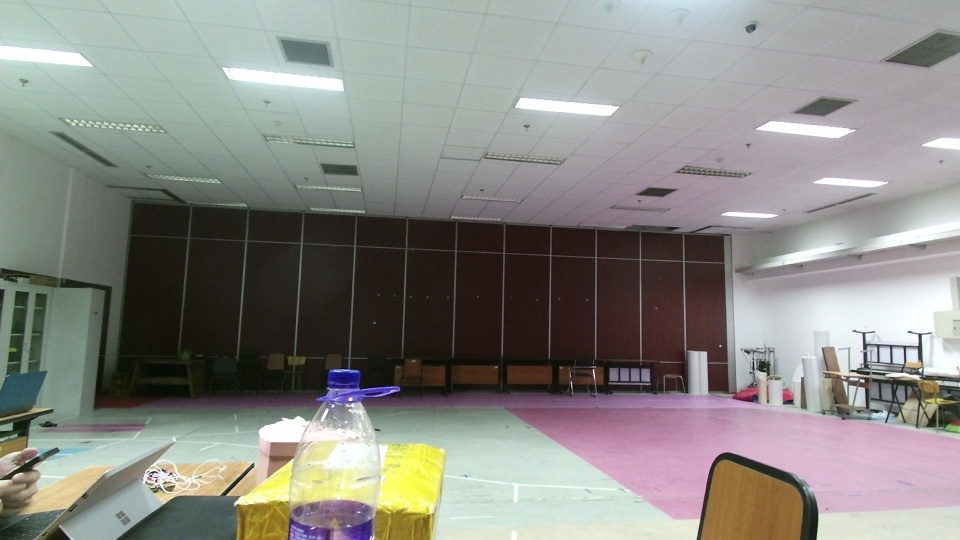
#> input picture modules/line_detector/include/line_detector/img/0.jpeg, 960 x 540 px
$ python line_detector.py   (older library calls are emulated)
#> lines starting #> are read from the running program, lines starting #| are printed output that depends on the picture; after the words box and inside, x2 and y2 are one past the last pixel; in counts of white or black regions, pixels touching at a corner belong together
import numpy as np
import cv2
from matplotlib import pyplot as plt

class LineDetector():
    def __init__(self):
        # Images to be processed
        self.bgr = np.empty(0)
        self.hsv = np.empty(0)
        self.edges = np.empty(0)

        # Color value range in HSV space: default
        self.hsv_white1 = np.array([0, 0, 150])
        self.hsv_white2 = np.array([180, 60, 255])
        self.hsv_yellow1 = np.array([25, 140, 100])
        self.hsv_yellow2 = np.array([45, 255, 255])
        self.hsv_red1 = np.array([0, 140, 100])
        self.hsv_red2 = np.array([15, 255, 255])
        self.hsv_red3 = np.array([165, 140, 100])
        self.hsv_red4 = np.array([180, 255, 255])

        # Parameters for dilation, Canny, and etc: default
        self.dilation_kernel_size = 3
        self.canny_thresholds = [80,200]
        self.hough_threshold  = 20
        self.hough_min_line_length = 3
        self.hough_max_line_gap = 1
        self.max_color_dist=150
        self.coeff_yellow=1.25
        self.coeff_white=0.75
        self.sobel_threshold = 40.

    def _colorFilter(self, color):
        # threshold colors in HSV space
        if color == 'white':
            bw = cv2.inRange(self.hsv, self.hsv_white1, self.hsv_white2)
        elif color == 'yellow':
            bw = cv2.inRange(self.hsv, self.hsv_yellow1, self.hsv_yellow2)
        elif color == 'red':
            bw1 = cv2.inRange(self.hsv, self.hsv_red1, self.hsv_red2)
            bw2 = cv2.inRange(self.hsv, self.hsv_red3, self.hsv_red4)
            bw = cv2.bitwise_or(bw1, bw2)
        else:
            raise Exception('Error: Undefined color strings...')

        # binary dilation
        kernel = cv2.getStructuringElement(cv2.MORPH_ELLIPSE,(self.dilation_kernel_size, self.dilation_kernel_size))

        # refine edge for certain color
        edge_color = cv2.bitwise_and(cv2.dilate(bw, kernel), self.edges)

        return bw, edge_color

    def _lineFilter(self, bw, edge_color):
        # find gradient of the bw image
        grad_x = -cv2.Sobel(bw/255, cv2.CV_32F, 1, 0, ksize=5)
        grad_y = -cv2.Sobel(bw/255, cv2.CV_32F, 0, 1, ksize=5)
        grad_x *= (edge_color == 255)
        grad_y *= (edge_color == 255)

        # compute gradient and thresholding
        grad = np.sqrt(grad_x**2 + grad_y**2)
        roi = (grad>self.sobel_threshold)

        #print np.unique(grad)
        #print np.sum(roi)

        # turn into a list of points and normals
        roi_y, roi_x = np.nonzero(roi)
        centers = np.vstack((roi_x, roi_y)).transpose()
        normals = np.vstack((grad_x[roi], grad_y[roi])).transpose()
        normals /= np.sqrt(np.sum(normals**2, axis=1, keepdims=True))

        lines = self._synthesizeLines(centers, normals)

        return lines, normals, centers

    def _correctPixelOrdering(self, lines, normals):
        flag = ((lines[:,2]-lines[:,0])*normals[:,1] - (lines[:,3]-lines[:,1])*normals[:,0])>0
        for i in range(len(lines)):
            if flag[i]:
                x1,y1,x2,y2 = lines[i, :]
                lines[i, :] = [x2,y2,x1,y1]

    def _findNormal(self, bw, lines):
        normals = []
        centers = []
        if len(lines)>0:
            length = np.sum((lines[:, 0:2] -lines[:, 2:4])**2, axis=1, keepdims=True)**0.5
            dx = 1.* (lines[:,3:4]-lines[:,1:2])/length
            dy = 1.* (lines[:,0:1]-lines[:,2:3])/length

            centers = np.hstack([(lines[:,0:1]+lines[:,2:3])/2, (lines[:,1:2]+lines[:,3:4])/2])
            x3 = (centers[:,0:1] - 3.*dx).astype('int')
            y3 = (centers[:,1:2] - 3.*dy).astype('int')
            x4 = (centers[:,0:1] + 3.*dx).astype('int')
            y4 = (centers[:,1:2] + 3.*dy).astype('int')
            x3 = self._checkBounds(x3, bw.shape[1])
            y3 = self._checkBounds(y3, bw.shape[0])
            x4 = self._checkBounds(x4, bw.shape[1])
            y4 = self._checkBounds(y4, bw.shape[0])
            flag_signs = (np.logical_and(bw[y3,x3]>0, bw[y4,x4]==0)).astype('int')*2-1
            normals = np.hstack([dx, dy]) * flag_signs

            """ # Old code with lists and loop, performs 4x slower
            for cnt,line in enumerate(lines):
                x1,y1,x2,y2 = line
                dx = 1.*(y2-y1)/((x1-x2)**2+(y1-y2)**2)**0.5
                dy = 1.*(x1-x2)/((x1-x2)**2+(y1-y2)**2)**0.5
                x3 = int((x1+x2)/2. - 3.*dx)
                y3 = int((y1+y2)/2. - 3.*dy)
                x4 = int((x1+x2)/2. + 3.*dx)
                y4 = int((y1+y2)/2. + 3.*dy)
                x3 = self._checkBounds(x3, bw.shape[1])
                y3 = self._checkBounds(y3, bw.shape[0])
                x4 = self._checkBounds(x4, bw.shape[1])
                y4 = self._checkBounds(y4, bw.shape[0])
                if bw[y3,x3]>0 and bw[y4,x4]==0:
                    normals[cnt,:] = [dx, dy]
                else:
                    normals[cnt,:] = [-dx, -dy]
            """
            self._correctPixelOrdering(lines, normals)
        return centers, normals

    def _findEdge(self, gray):
        edges = cv2.Canny(gray, self.canny_thresholds[0], self.canny_thresholds[1], apertureSize = 3)
        return edges

    def _HoughLine(self, edge):
        lines = cv2.HoughLinesP(edge, 1, np.pi/180, self.hough_threshold, np.empty(1), self.hough_min_line_length, self.hough_max_line_gap)
        if lines is not None:
            lines = np.array(lines[0])
        else:
            lines = []
        return lines

    def _checkBounds(self, val, bound):
        val[val<0]=0
        val[val>=bound]=bound-1
        return val

    def _synthesizeLines(self, centers, normals):
        lines = []
        if len(centers)>0:
            x1 = (centers[:,0:1] + normals[:, 1:2] * 6.).astype('int')
            y1 = (centers[:,1:2] - normals[:, 0:1] * 6.).astype('int')
            x2 = (centers[:,0:1] - normals[:, 1:2] * 6.).astype('int')
            y2 = (centers[:,1:2] + normals[:, 0:1] * 6.).astype('int')
            x1 = self._checkBounds(x1, self.bgr.shape[1])
            y1 = self._checkBounds(y1, self.bgr.shape[0])
            x2 = self._checkBounds(x2, self.bgr.shape[1])
            y2 = self._checkBounds(y2, self.bgr.shape[0])
            lines = np.hstack([x1, y1, x2, y2])
        return lines

    def detectLines(self, color):
        bw, edge_color = self._colorFilter(color)
        lines = self._HoughLine(edge_color)
        #lines, normals, centers = self._lineFilter(bw, edge_color)
        #return Detections(lines=lines, normals=normals, area=bw, centers=centers)

        centers, normals = self._findNormal(bw, lines)
        return lines, normals, centers, bw


    def setImage(self, bgr):
        self.bgr = np.copy(bgr)
        self.hsv = cv2.cvtColor(bgr, cv2.COLOR_BGR2HSV)
        self.edges = self._findEdge(self.bgr)

    def getImage(self):
        return self.bgr

    def drawLines(self, lines, paint):
        if len(lines)>0:
            for x1,y1,x2,y2 in lines:
                cv2.line(self.bgr, (x1,y1), (x2,y2), paint, 2)
                cv2.circle(self.bgr, (x1,y1), 2, (0,255,0))
                cv2.circle(self.bgr, (x2,y2), 2, (0,0,255))

    def drawNormals(self, centers, normals, paint):
        if len(centers)>0:
            for x,y,dx,dy in np.hstack((centers,normals)):
                x3 = int(x - 2.*dx)
                y3 = int(y - 2.*dy)
                x4 = int(x + 2.*dx)
                y4 = int(y + 2.*dy)
                cv2.line(self.bgr, (x3,y3), (x4,y4), paint, 1)
                cv2.circle(self.bgr, (x3,y3), 1, (0,255,0))
                cv2.circle(self.bgr, (x4,y4), 1, (0,0,255))

def _main():
    img = cv2.imread('./img/0.jpeg')
#> img is the input picture: shape (540, 960, 3); mean B, G, R 132.9, 138.1, 138.1
    d = LineDetector()
    d.setImage(img)
#> in setImage, `self.hsv = cv2.cvtColor(bgr, cv2.COLOR_BGR2HSV)`: self.hsv: shape (540, 960, 3); mean H, S, V 75.9, 44.5, 145.4
#> in _findEdge, `edges = cv2.Canny(gray, self.canny_thresholds[0], self.canny_threshold..`:
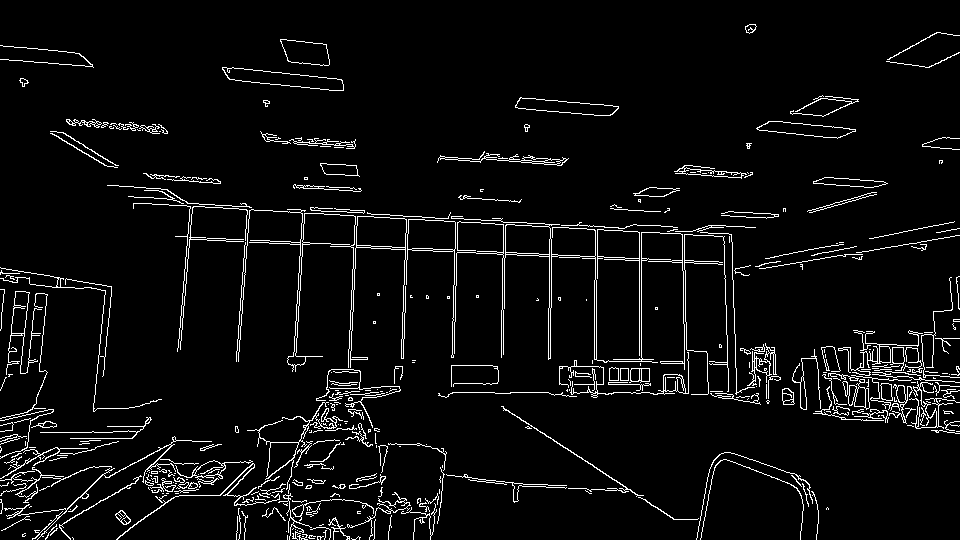
#> edges: shape (540, 960); 4.9% white in thin lines or dots
    lines_white, normals_white, centers_white, area_white = d.detectLines('white')
#> in _colorFilter, `bw = cv2.inRange(self.hsv, self.hsv_white1, self.hsv_white2)`:
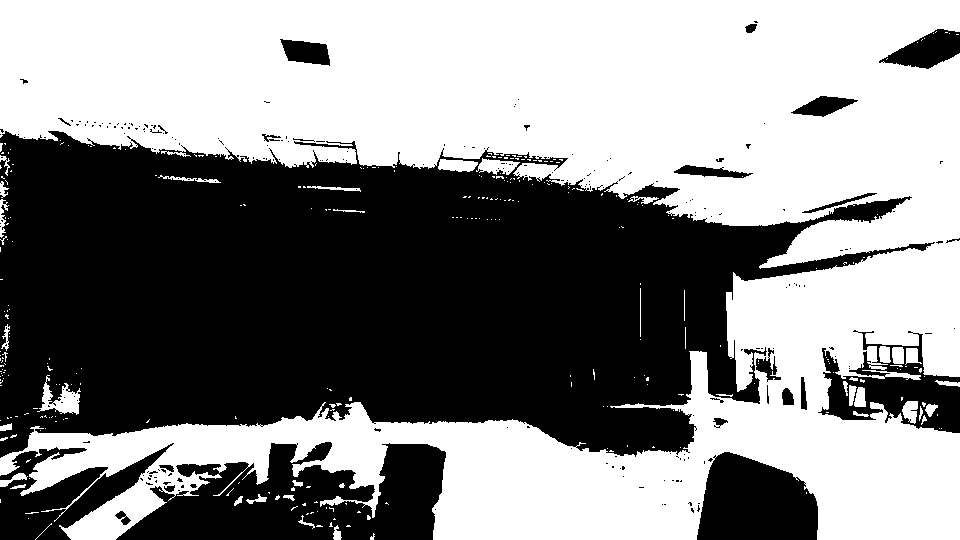
#> bw: shape (540, 960); 53.3% white; 226 black regions (199 under 20 px), largest, box (x1, y1, x2, y2) and area: (0, 131, 935, 458) 193811, (116, 442, 446, 540) 20596, (697, 452, 818, 540) 8349
#> in _colorFilter, `edge_color = cv2.bitwise_and(cv2.dilate(bw, kernel), self.edges)`:
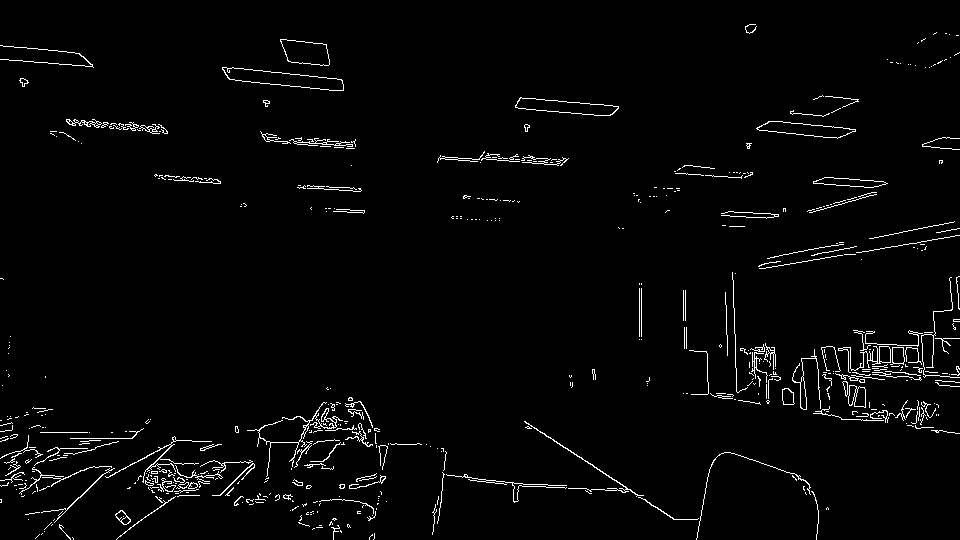
#> edge_color: shape (540, 960); 2.4% white in thin lines or dots
#> in _HoughLine, `lines = cv2.HoughLinesP(edge, 1, np.pi/180, self.hough_threshold, np.e..`: lines = 851 rows, first 6: [326, 144, 335, 144], [525, 422, 550, 438], [523, 484, 547, 484], [132, 130, 135, 130], [686, 174, 694, 174], [752, 366, 756, 365]
#> in _HoughLine, `lines = np.array(lines[0])`: lines = [[326, 144, 335, 144]]
#> in _findNormal, `length = np.sum((lines[:, 0:2] -lines[:, 2:4])**2, axis=1, keepdims=Tr..`: length = [9]
#> in _findNormal, `dx = 1.* (lines[:,3:4]-lines[:,1:2])/length`: dx = [0]
#> in _findNormal, `dy = 1.* (lines[:,0:1]-lines[:,2:3])/length`: dy = [-1]
#> in _findNormal, `centers = np.hstack([(lines[:,0:1]+lines[:,2:3])/2, (lines[:,1:2]+line..`: centers = [[330.5, 144]]
#> in _findNormal, `x3 = (centers[:,0:1] - 3.*dx).astype('int')`: x3 = [330]
#> in _findNormal, `y3 = (centers[:,1:2] - 3.*dy).astype('int')`: y3 = [147]
#> in _findNormal, `x4 = (centers[:,0:1] + 3.*dx).astype('int')`: x4 = [330]
#> in _findNormal, `y4 = (centers[:,1:2] + 3.*dy).astype('int')`: y4 = [141]
#> in _findNormal, `flag_signs = (np.logical_and(bw[y3,x3]>0, bw[y4,x4]==0)).astype('int')..`: flag_signs = [-1]
#> in _findNormal, `normals = np.hstack([dx, dy]) * flag_signs`: normals = [[0, 1]]
#> in _correctPixelOrdering, `flag = ((lines[:,2]-lines[:,0])*normals[:,1] - (lines[:,3]-lines[:,1])..`: flag = [True]
#> the loop in _correctPixelOrdering, `for i in range(len(lines)):` made 1 pass
#> after the loop in _correctPixelOrdering, `for i in range(len(lines)):`: lines = [[335, 144, 326, 144]]
#> in detectLines, `centers, normals = self._findNormal(bw, lines)`: centers = [[330.5, 144]]; normals = [[0, 1]]
#> lines_white = [[335, 144, 326, 144]]; normals_white = [[0, 1]]; centers_white = [[330.5, 144]]
    d.drawLines(lines_white, (0,255,0))
#> the loop in drawLines, `for x1,y1,x2,y2 in lines:` made 1 pass
#> after the loop in drawLines, `for x1,y1,x2,y2 in lines:`: self.bgr: shape (540, 960, 3); 0.01% of pixels changed, all inside (x1, y1, x2, y2) = (324, 142, 338, 147)
    d.drawNormals(centers_white, normals_white, (255, 0, 0))
#> the loop in drawNormals, `for x,y,dx,dy in np.hstack((centers,normals)):` made 1 pass
#> (x, y, dx, dy, x3, y3, x4, y4) on pass 1: (330.5, 144, 0, 1, 330, 142, 330, 146)
#> after the loop in drawNormals, `for x,y,dx,dy in np.hstack((centers,normals)):`: self.bgr: shape (540, 960, 3); mean B, G, R 132.9, 138.1, 138.1
    img1 = d.getImage()
    #while(1):
    #    cv2.imshow('img',np.array(img1))
    #plt.gray()
    plt.imshow(img1)
    plt.show()
    #print edge_color
if __name__ == '__main__':
    _main()

$ run again, with modules/line_detector/include/line_detector/img/2.jpeg copied over modules/line_detector/include/line_detector/img/0.jpeg
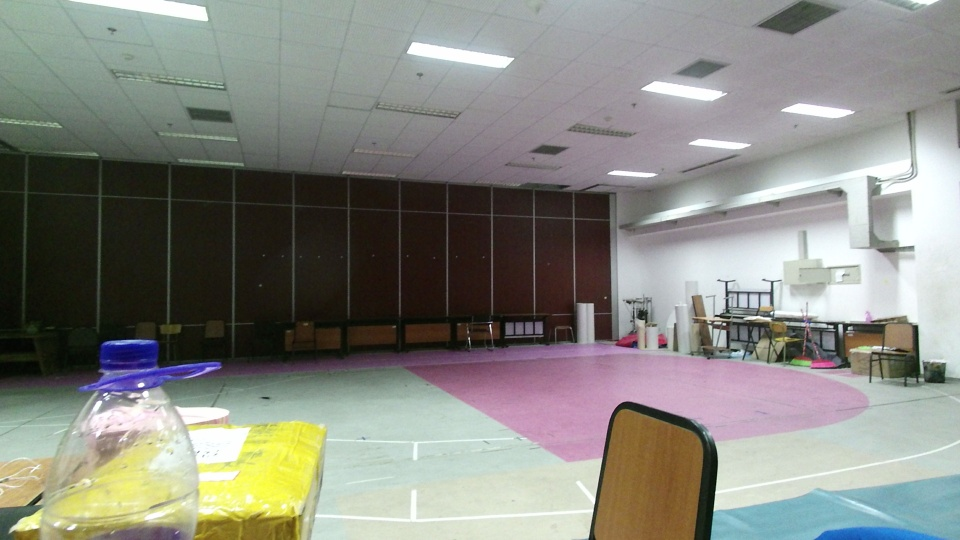
#> input picture modules/line_detector/include/line_detector/img/2.jpeg, 960 x 540 px
#> in _main, img is the input picture: shape (540, 960, 3); mean B, G, R 128.7, 135.8, 134.9
#> self.hsv: shape (540, 960, 3); mean H, S, V 73, 51.5, 142.8
#> in _findEdge, `edges = cv2.Canny(gray, self.canny_thresholds[0], self.canny_threshold..`:
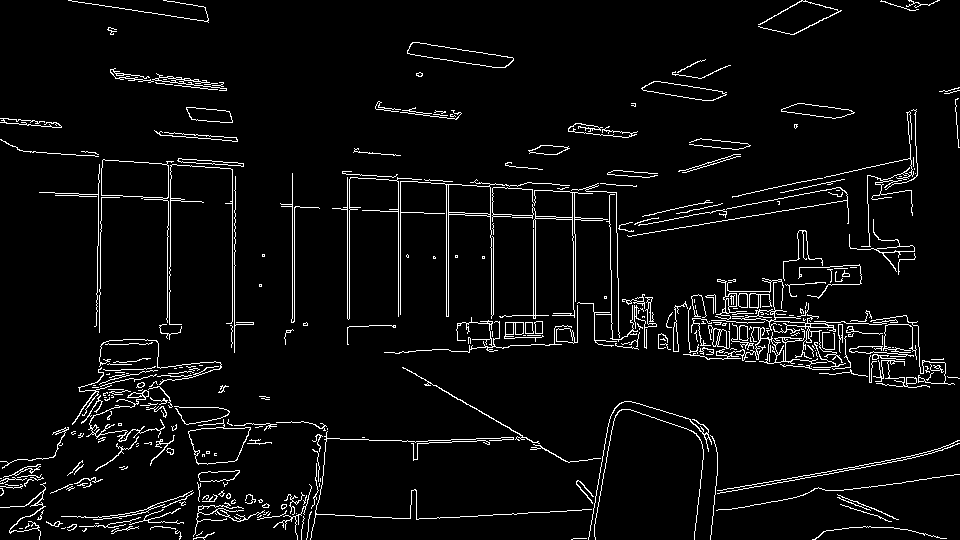
#> edges: shape (540, 960); 4.7% white in thin lines or dots
#> bw: shape (540, 960); 47.7% white; 416 white regions (368 under 20 px), largest, box (x1, y1, x2, y2) and area: (0, 0, 960, 540) 242430, (142, 509, 174, 527) 257, (842, 497, 886, 518) 194
#> in _colorFilter, `edge_color = cv2.bitwise_and(cv2.dilate(bw, kernel), self.edges)`:
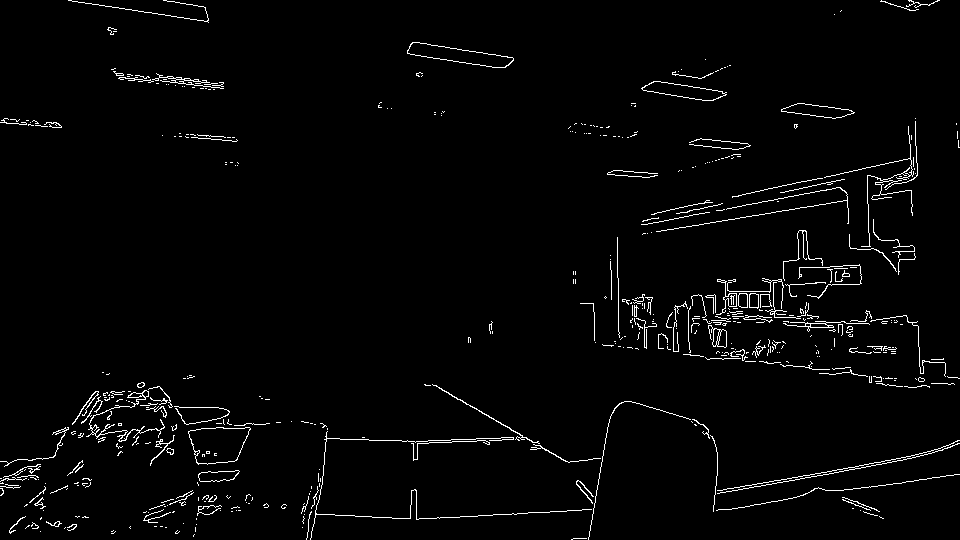
#> edge_color: shape (540, 960); 2.3% white in thin lines or dots
#> in _HoughLine, `lines = cv2.HoughLinesP(edge, 1, np.pi/180, self.hough_threshold, np.e..`: lines = 807 rows, first 6: [468, 63, 471, 63], [114, 7, 124, 8], [751, 192, 805, 181], [643, 224, 692, 215], [802, 207, 818, 205], [432, 384, 534, 442]
#> in _HoughLine, `lines = np.array(lines[0])`: lines = [[468, 63, 471, 63]]
#> length = [3]
#> in _findNormal, `dx = 1.* (lines[:,3:4]-lines[:,1:2])/length`: dx = [0]
#> in _findNormal, `dy = 1.* (lines[:,0:1]-lines[:,2:3])/length`: dy = [-1]
#> in _findNormal, `centers = np.hstack([(lines[:,0:1]+lines[:,2:3])/2, (lines[:,1:2]+line..`: centers = [[469.5, 63]]
#> in _findNormal, `x3 = (centers[:,0:1] - 3.*dx).astype('int')`: x3 = [469]
#> in _findNormal, `y3 = (centers[:,1:2] - 3.*dy).astype('int')`: y3 = [66]
#> in _findNormal, `x4 = (centers[:,0:1] + 3.*dx).astype('int')`: x4 = [469]
#> in _findNormal, `y4 = (centers[:,1:2] + 3.*dy).astype('int')`: y4 = [60]
#> flag_signs = [-1]
#> in _findNormal, `normals = np.hstack([dx, dy]) * flag_signs`: normals = [[0, 1]]
#> flag = [True]
#> the loop in _correctPixelOrdering, `for i in range(len(lines)):` made 1 pass
#> after the loop in _correctPixelOrdering, `for i in range(len(lines)):`: lines = [[471, 63, 468, 63]]
#> in detectLines, `centers, normals = self._findNormal(bw, lines)`: centers = [[469.5, 63]]; normals = [[0, 1]]
#> lines_white = [[471, 63, 468, 63]]; normals_white = [[0, 1]]; centers_white = [[469.5, 63]]
#> the loop in drawLines, `for x1,y1,x2,y2 in lines:` made 1 pass
#> the loop in drawNormals, `for x,y,dx,dy in np.hstack((centers,normals)):` made 1 pass
#> (x, y, dx, dy, x3, y3, x4, y4) on pass 1: (469.5, 63, 0, 1, 469, 61, 469, 65)
